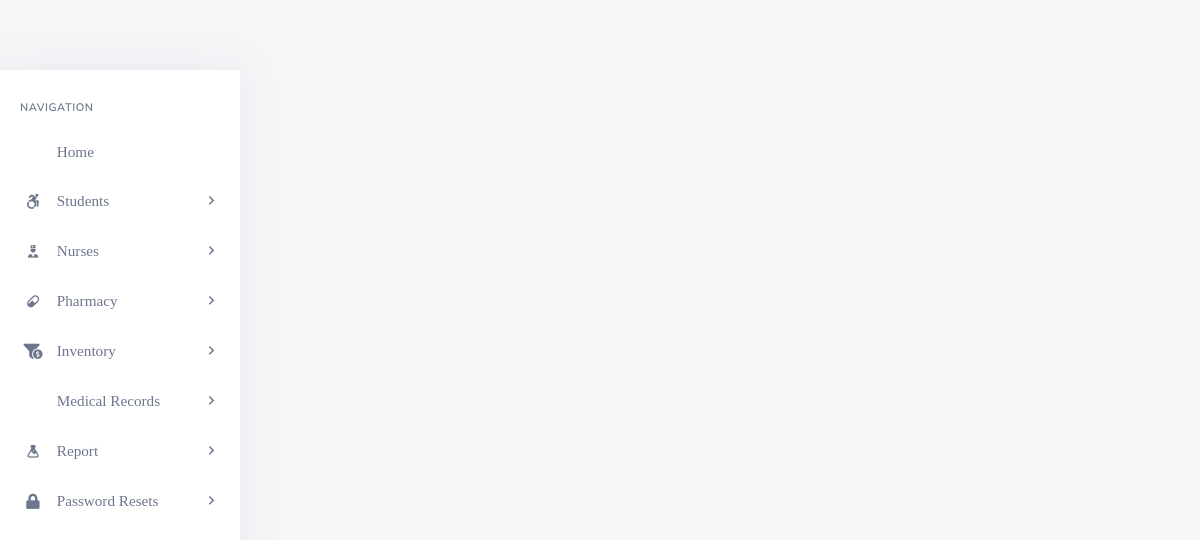
The page /backend/admin/his_admin_add_single_patient_vitals.php?pat_number=ISL1E on the database as committed earlier.
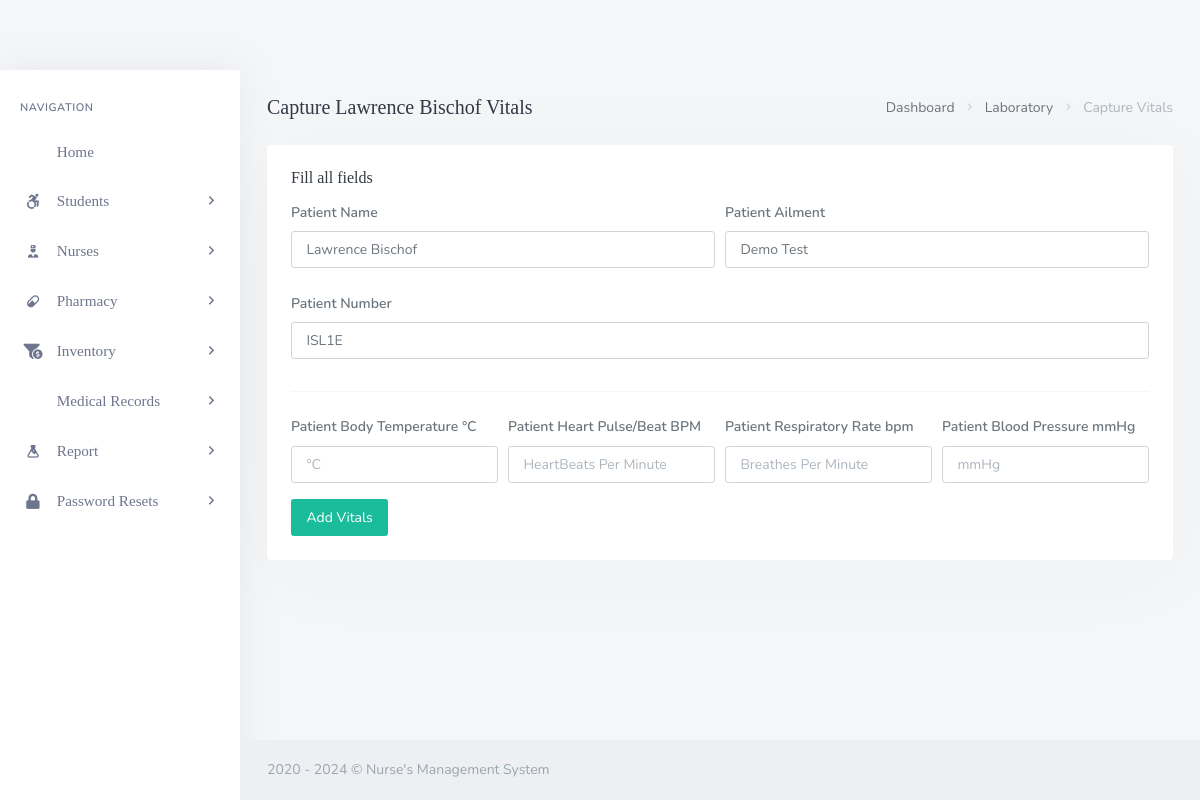
The same page on the database as committed later.
### tables this page shows
CREATE TABLE `his_patients` (
  `pat_id` int(20) NOT NULL,
  `pat_fname` varchar(200) DEFAULT NULL,
  `pat_lname` varchar(200) DEFAULT NULL,
  `pat_dob` varchar(200) DEFAULT NULL,
  `pat_age` varchar(200) DEFAULT NULL,
  `pat_number` varchar(200) DEFAULT NULL,
  `pat_addr` varchar(200) DEFAULT NULL,
  `pat_phone` varchar(200) DEFAULT NULL,
  `pat_type` varchar(200) DEFAULT NULL,
  `pat_date_joined` timestamp(6) NOT NULL DEFAULT CURRENT_TIMESTAMP(6) ON UPDATE CURRENT_TIMESTAMP(6),
  `pat_ailment` varchar(200) DEFAULT NULL,
  `pat_discharge_status` varchar(200) DEFAULT NULL
);

### backend/admin/his_admin_add_single_patient_vitals.php (the view, shortened to what the changed rows need)
<?php
	include('assets/inc/config.php');
?>
<!DOCTYPE html>
<html lang="en">
    <?php include('assets/inc/head.php');?>
    <body>
        <div id="wrapper">
            <?php include("assets/inc/sidebar.php");?>
            <?php
                $pat_number = $_GET['pat_number'];
                $ret="SELECT  * FROM his_patients WHERE pat_number=?";
                $stmt= $mysqli->prepare($ret) ;
                $stmt->bind_param('s',$pat_number);
                $stmt->execute() ;
                $res=$stmt->get_result();
                while($row=$res->fetch_object())
                {
            ?>
                <div class="content-page">
                    <div class="content">
                        <div class="container-fluid">
                            <div class="row">
                                <div class="col-12">
                                    <div class="page-title-box">
                                        <div class="page-title-right">
                                            <ol class="breadcrumb m-0">
                                                <li class="breadcrumb-item"><a href="his_admin_dashboard.php">Dashboard</a></li>
                                                <li class="breadcrumb-item"><a href="javascript: void(0);">Laboratory</a></li>
                                                <li class="breadcrumb-item active">Capture Vitals</li>
                                            </ol>
                                        </div>
                                        <h4 class="page-title">Capture <?php echo $row->pat_fname;?> <?php echo $row->pat_lname;?> Vitals</h4>
                                    </div>
                                </div>
                            </div>
                            <div class="row">
                                <div class="col-12">
                                    <div class="card">
                                        <div class="card-body">
                                            <h4 class="header-title">Fill all fields</h4>
                                            <form method="post">
                                                <div class="form-row">
                                                    <div class="form-group col-md-6">
                                                        <label for="inputEmail4" class="col-form-label">Patient Name</label>
                                                        <input type="text" required="required" readonly name="" value="<?php echo $row->pat_fname;?> <?php echo $row->pat_lname;?>" class="form-control" id="inputEmail4" placeholder="Patient's First Name">
                                                    </div>
                                                    <div class="form-group col-md-6">
                                                        <label for="inputPassword4" class="col-form-label">Patient Ailment</label>
                                                        <input required="required" type="text" readonly name="" value="<?php echo $row->pat_ailment;?>" class="form-control"  id="inputPassword4" placeholder="Patient`s Last Name">
                                                    </div>
                                                </div>
                                                <div class="form-row">
                                                    <div class="form-group col-md-12">
                                                        <label for="inputEmail4" class="col-form-label">Patient Number</label>
                                                        <input type="text" required="required" readonly name="vit_pat_number" value="<?php echo $row->pat_number;?>" class="form-control" id="inputEmail4" placeholder="DD/MM/YYYY">
                                                    </div>
                                                </div>
                                                <hr>
                                                <div class="form-row">
                                                    <div class="form-group col-md-3">
                                                        <label for="inputEmail4" class="col-form-label">Patient Body Temperature °C</label>
                                                        <input type="text" required="required"  name="vit_bodytemp"class="form-control" id="inputEmail4" placeholder="°C">
                                                    </div>
                                                    <div class="form-group col-md-3">
                                                        <label for="inputPassword4" class="col-form-label">Patient Heart Pulse/Beat BPM</label>
                                                        <input required="required" type="text"  name="vit_heartpulse"  class="form-control"  id="inputPassword4" placeholder="HeartBeats Per Minute ">
                                                    </div>
                                                    <div class="form-group col-md-3">
                                                        <label for="inputPassword4" class="col-form-label">Patient Respiratory Rate bpm</label>
                                                        <input required="required" type="text"  name="vit_resprate"  class="form-control"  id="inputPassword4" placeholder="Breathes Per Minute">
                                                    </div>
                                                    <div class="form-group col-md-3">
                                                        <label for="inputPassword4" class="col-form-label">Patient Blood Pressure mmHg</label>
                                                        <input required="required" type="text"  name="vit_bloodpress"  class="form-control"  id="inputPassword4" placeholder="mmHg">
                                                    </div>
                                                </div>
                                                <button type="submit" name="add_patient_vitals" class="ladda-button btn btn-success" data-style="expand-right">Add Vitals</button>
                                            </form>
                                        </div>
                                    </div>
                                </div>
                            </div>
                        </div>
                    </div>
                    <?php include('assets/inc/footer.php');?>
                </div>
            <?php }?>
        </div>
    </body>
</html>

### backend/admin/assets/inc/footer.php
<footer class="footer">
    <div class="container-fluid">
        <div class="row">
            <div class="col-md-12">
                2020 - <?php echo date('Y'); ?> &copy; Nurse's Management System</a>
            </div>
        </div>
    </div>
</footer>

Rows that differ between the two databases and show on the page:
added his_patients: pat_fname "Lawrence", pat_lname "Bischof", pat_fname+pat_lname "Lawrence Bischof", pat_ailment "Demo Test", vit_pat_number "ISL1E"
